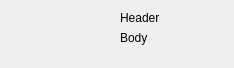
<?xml version="1.0" encoding="UTF-8"?>
<ui version="4.0">
 <class>mainwidget</class>
 <widget class="QWidget" name="mainwidget">
  <property name="geometry">
   <rect>
    <x>0</x>
    <y>0</y>
    <width>234</width>
    <height>68</height>
   </rect>
  </property>
  <property name="sizePolicy">
   <sizepolicy hsizetype="Fixed" vsizetype="Fixed">
    <horstretch>0</horstretch>
    <verstretch>0</verstretch>
   </sizepolicy>
  </property>
  <property name="windowTitle">
   <string>Form</string>
  </property>
  <layout class="QGridLayout" name="gridLayout">
   <item row="0" column="0">
    <layout class="QVBoxLayout" name="vlayout_left">
     <item>
      <widget class="QLabel" name="image_label"/>
     </item>
     <item>
      <spacer name="vertialspacer">
       <property name="orientation">
        <enum>Qt::Vertical</enum>
       </property>
       <property name="sizeHint" stdset="0">
        <size>
         <width>20</width>
         <height>20</height>
        </size>
       </property>
      </spacer>
     </item>
    </layout>
   </item>
   <item row="0" column="1">
    <layout class="QVBoxLayout" name="vlayout_right">
     <item>
      <widget class="QLabel" name="header_label">
       <property name="text">
        <string>Header</string>
       </property>
      </widget>
     </item>
     <item>
      <widget class="QLabel" name="body_label">
       <property name="text">
        <string>Body</string>
       </property>
      </widget>
     </item>
     <item>
      <spacer name="verticalSpacer">
       <property name="orientation">
        <enum>Qt::Vertical</enum>
       </property>
       <property name="sizeHint" stdset="0">
        <size>
         <width>20</width>
         <height>20</height>
        </size>
       </property>
      </spacer>
     </item>
    </layout>
   </item>
  </layout>
 </widget>
 <resources/>
 <connections/>
</ui>
